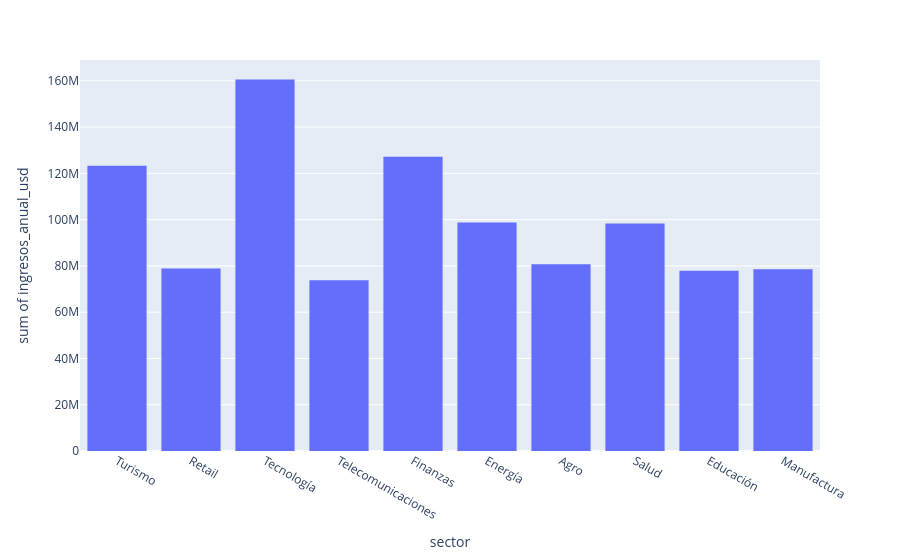

Notebook code for this chart:
### Code cell
#Histiograma


fig = px.histogram(df, x='sector', y='ingresos_anual_usd')
fig.show()

### Figure 1 — Plotly figure (JSON) as saved in the notebook; plotly's stock layout.template omitted (floating-point values rounded to 4 significant figures; data arrays with more than 128 entries replaced by an {"elided": "..."} marker saying what was removed)
{"data": [{"bingroup": "x", "histfunc": "sum", "hovertemplate": "sector=%{x}<br>sum of ingresos_anual_usd=%{y}<extra></extra>", "legendgroup": "", "marker": {"color": "#636efa", "pattern": {"shape": ""}}, "name": "", "orientation": "v", "showlegend": false, "type": "histogram", "x": {"elided": "800 str values"}, "xaxis": "x", "y": {"elided": "800 float values"}, "yaxis": "y"}], "layout": {"barmode": "relative", "legend": {"tracegroupgap": 0}, "margin": {"t": 60}, "xaxis": {"anchor": "y", "domain": [0, 1], "title": {"text": "sector"}}, "yaxis": {"anchor": "x", "domain": [0, 1], "title": {"text": "sum of ingresos_anual_usd"}}}}
